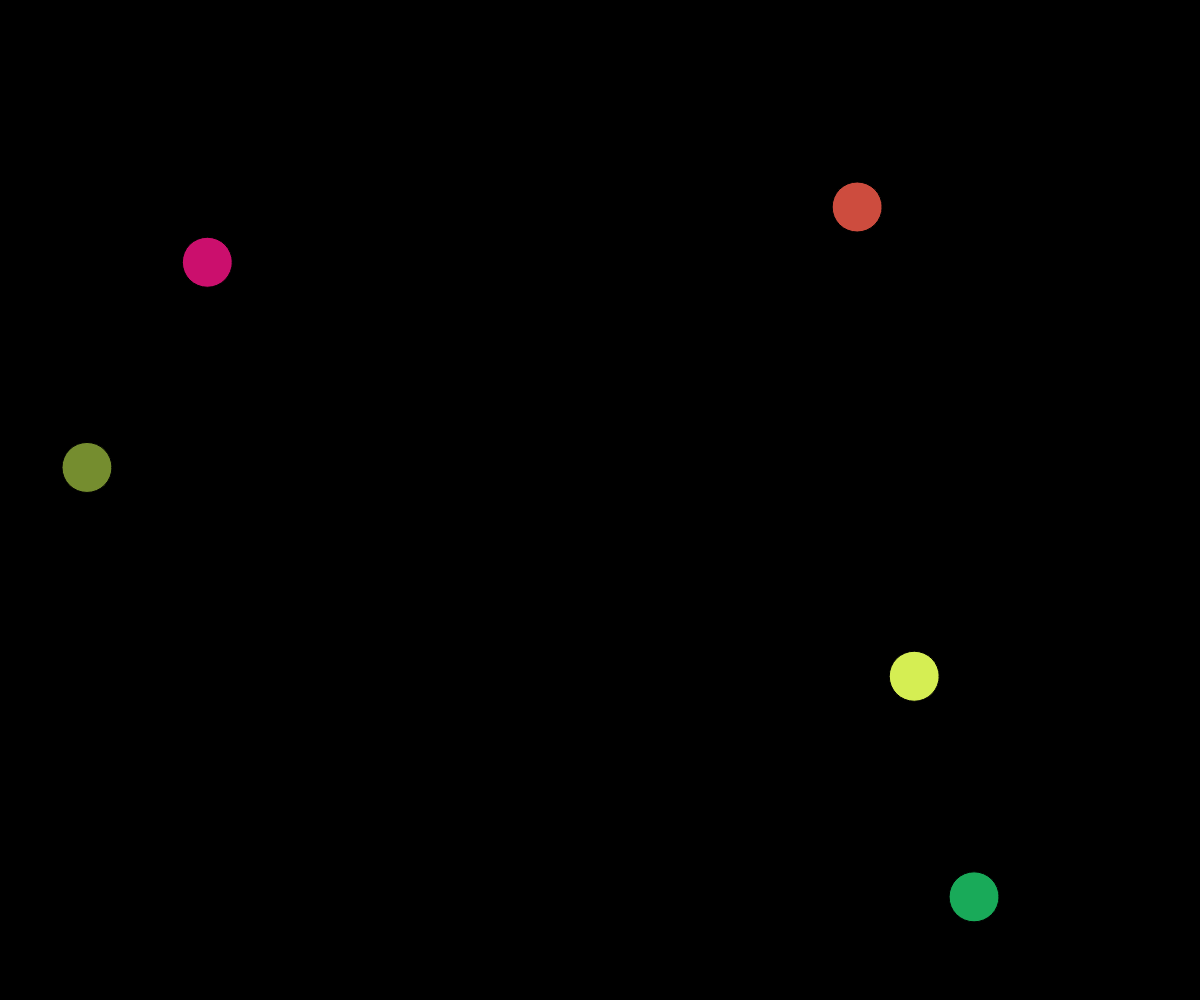
Frame 1 (no input)
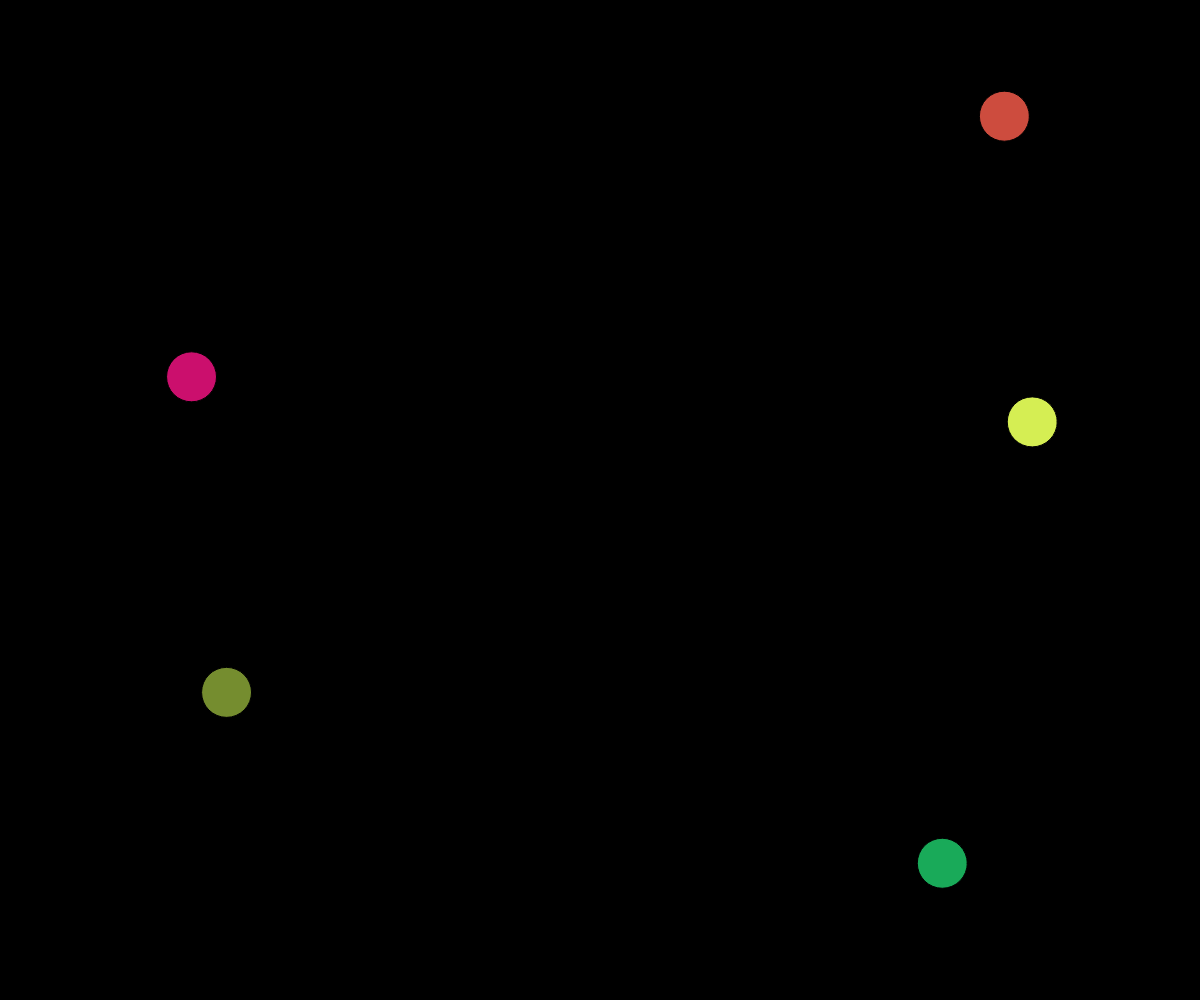
Frame 60 (no input)
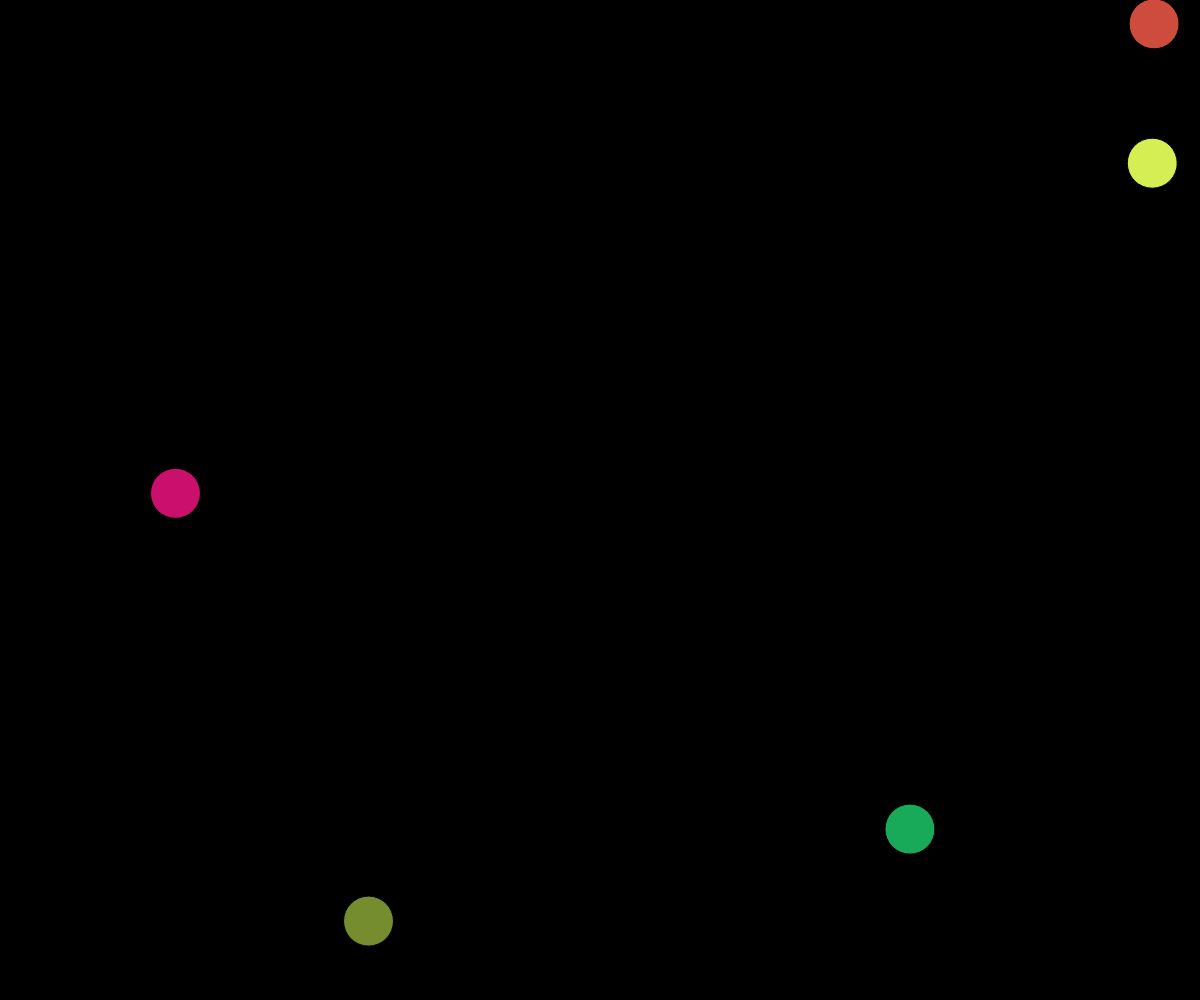
Frame 120 (the mouse pressed at the canvas centre since frame 60)

The p5.js sketch that drew these frames (run headless with seeded random() and noise() and a simulated clock; from frame 60 on, the mouse is pressed at the canvas centre):

// p5.js sketch
// ── sketch.js
// Project Title
// Doan Khanh Vinh
// Date
//
// Extra for Experts:
// firework balls : whenever you deletes a ball, create a firework
// fake shooting star : press "u" to shoot, although the animation is squishy and failed

let balls = [];
let animationBalls = [];
let discards;

class Ball {
  constructor(x,y) {
    this.x = x;
    this.y = y;
    this.xSpeed = random(-5,5);
    this.ySpeed = random(-5,5);
    this.diameter = 50;
    this.color = color(random(255),random(255),random(255));
  }

  display() {
    fill(this.color);
    circle(this.x,this.y,this.diameter);
  }

  move() {
    this.x +=this.xSpeed;
    this.y +=this.ySpeed;
    if (this.x <=0 + this.diameter/2 || this.x >= windowWidth-this.diameter/2) {
      this.xSpeed*=-1;
    }
    if (this.y <=0 + this.diameter/2 || this.y >= windowHeight-this.diameter/2) {
      this.ySpeed*=-1;
    }
  }

  checkIfInsideBall(x,y) {
    if (x >= this.x - this.diameter/2 && x <= this.x +this.diameter/2 && y >= this.y - this.diameter/2 && y <= this.y +this.diameter/2) {
      return true;
    }
  }
  
}

class Smallball {
  constructor(x,y) {
    this.x = x;
    this.y = y;
    this.xSpeed = random(-10,10);
    this.ySpeed = random(-10,10);
    this.diameter = 5;
    this.alpha = 255;
    this.color = color(255,0,0,this.alpha);
  }

  display() {
    fill(this.color);
    circle(this.x,this.y,this.diameter);
  }

  update() {
    this.x +=this.xSpeed;
    this.y +=this.ySpeed;
    if (this.x <=0 + this.diameter/2 || this.x >= windowWidth-this.diameter/2) {
      this.xSpeed*=-1;
    }
    if (this.y <=0 + this.diameter/2 || this.y >= windowHeight-this.diameter/2) {
      this.ySpeed*=-1;
    }
    this.alpha-=15;
  }

  checkIfDead() {
    if (this.alpha <=0) {
      return true;
    } 
  }
}

function setup() {
  createCanvas(windowWidth, windowHeight);
  for (let i = 0;i<5;i++) {
    let newBall = new Ball(random(0,width),random(0,height));
    balls.push(newBall);
  }
}

function draw() {
  background(0);
  for (let i = 0; i<=balls.length-1;i++) {
    balls[i].display();
    balls[i].move();
  }
  for (let j = 0; j<=animationBalls.length-1;j++) {
    animationBalls[j].display();
    animationBalls[j].update();
    if (animationBalls[j].checkIfDead()) {
      discards = animationBalls.splice(j,1);
    }
  }
}

function keyPressed() {
  let newBall = new Ball(random(0,width),random(0,height));
  balls.push(newBall);
  if (key === "u") {
    shootingStar();
  }
}

function mousePressed() {
  for (let i = 0; i<=balls.length-1;i++) {
    if (balls[i].checkIfInsideBall(mouseX,mouseY)) {
      deadAnimation();
      discards = balls.splice(i,1);
    }
  }
}

function deadAnimation() {
  for (let j = 0; j <= 30;j++) {
    let ball2 = new Smallball(mouseX,mouseY);
    animationBalls.push(ball2);
  }
}

function shootingStar() {
  for (let j = 0; j <= 30;j++) {
    let ball2 = new Smallball(mouseX,mouseY);
    ball2.x = random(0,width);
    ball2.y = 0;
    ball2.xSpeed = random(0,15);
    ball2.ySpeed = 15;
    ball2.alpha = 800;
    ball2.color = "lightblue";
    animationBalls.push(ball2);
  }
}
